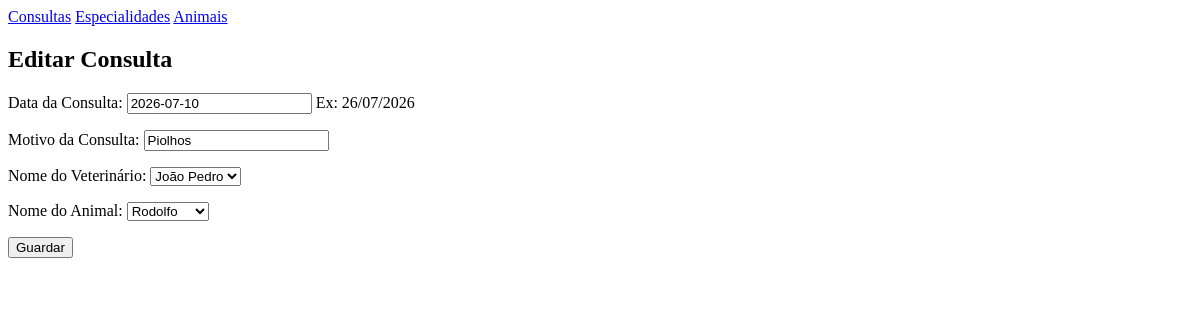
The page /clinica/consulta/editar/1/ on the database as committed earlier.
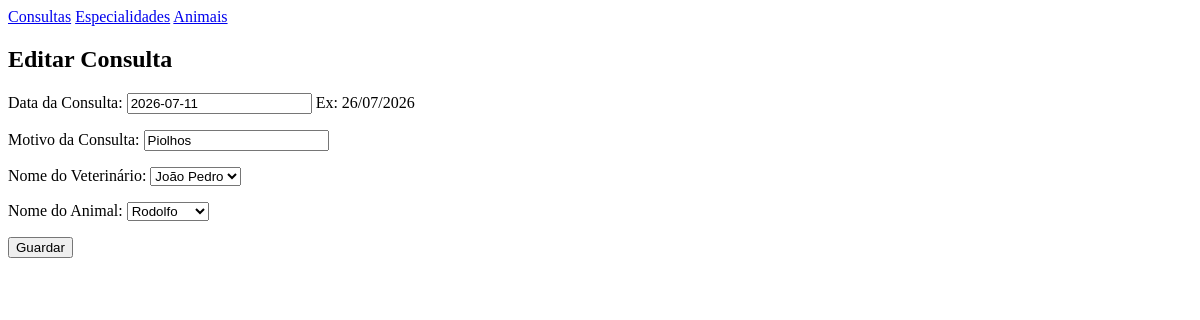
The same page on the database as committed later.
### clinica/models.py (models this page shows, shortened)
class Consulta(models.Model):
    data = models.DateField()
    motivo = models.CharField(max_length=100)
    veterinario = models.ForeignKey(Veterinario, on_delete=models.CASCADE, related_name='consultas')
    animal = models.ForeignKey(Animal, on_delete=models.CASCADE, related_name='consultas_animais')

### clinica/views.py (the view)
# urls.py: path('consulta/editar/<int:id>/', views.editar_consulta_view, name='editar_consulta_view'),
def editar_consulta_view(request, id):
    consulta = get_object_or_404(Consulta, id=id)
    form = ConsultaForm(request.POST or None, instance=consulta)
    if request.method == 'POST' and form.is_valid():
        form.save()
        return redirect('consultas_view')
    return render(request, 'editar_consulta.html', {'form': form})

### clinica/forms.py
class ConsultaForm(forms.ModelForm):
    class Meta:
        model = Consulta
        fields=['data','motivo','veterinario','animal']
        labels={
            'data':'Data da Consulta',
            'motivo':'Motivo da Consulta',
            'veterinario':'Nome do Veterinário',
            'animal':'Nome do Animal',
        }
        help_texts={
            'data':'Ex: 26/07/2026',
        }

### clinica/models.py (called while the page is built)
    def __str__(self):
        return self.nome

    def __str__(self):
        return self.nome

### clinica/templates/editar_consulta.html (shortened to what this page needs)
{% extends 'layout.html' %}
{% block content %}
<h2>Editar Consulta</h2>
<form method="POST">
    {{form.as_p}}
    <button type="submit">Guardar</button>
</form>
{% endblock %}

Rows that differ between the two databases and show on the page:
changed Consulta "Piolhos": data "2026-07-10" → "2026-07-11"
